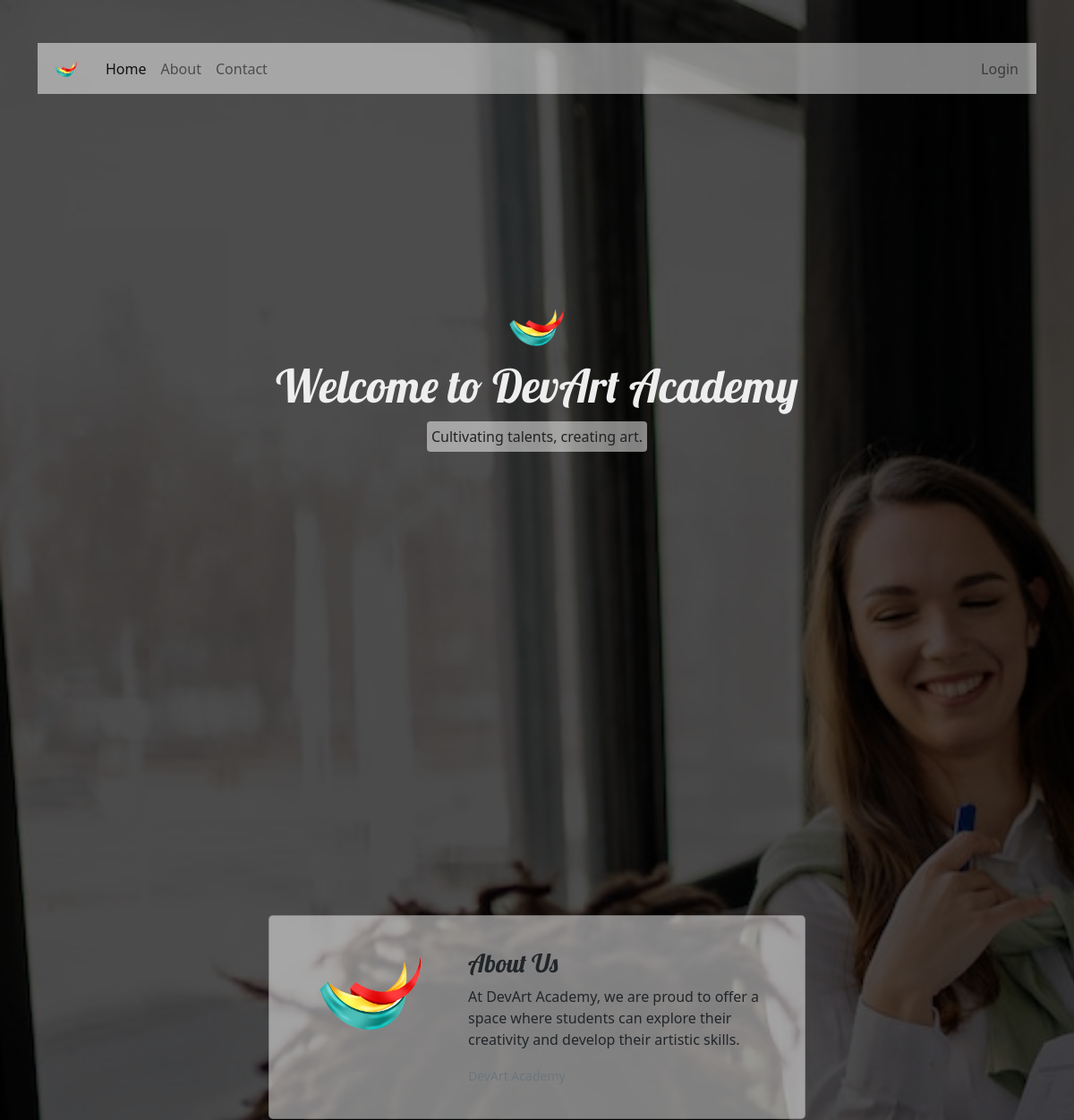
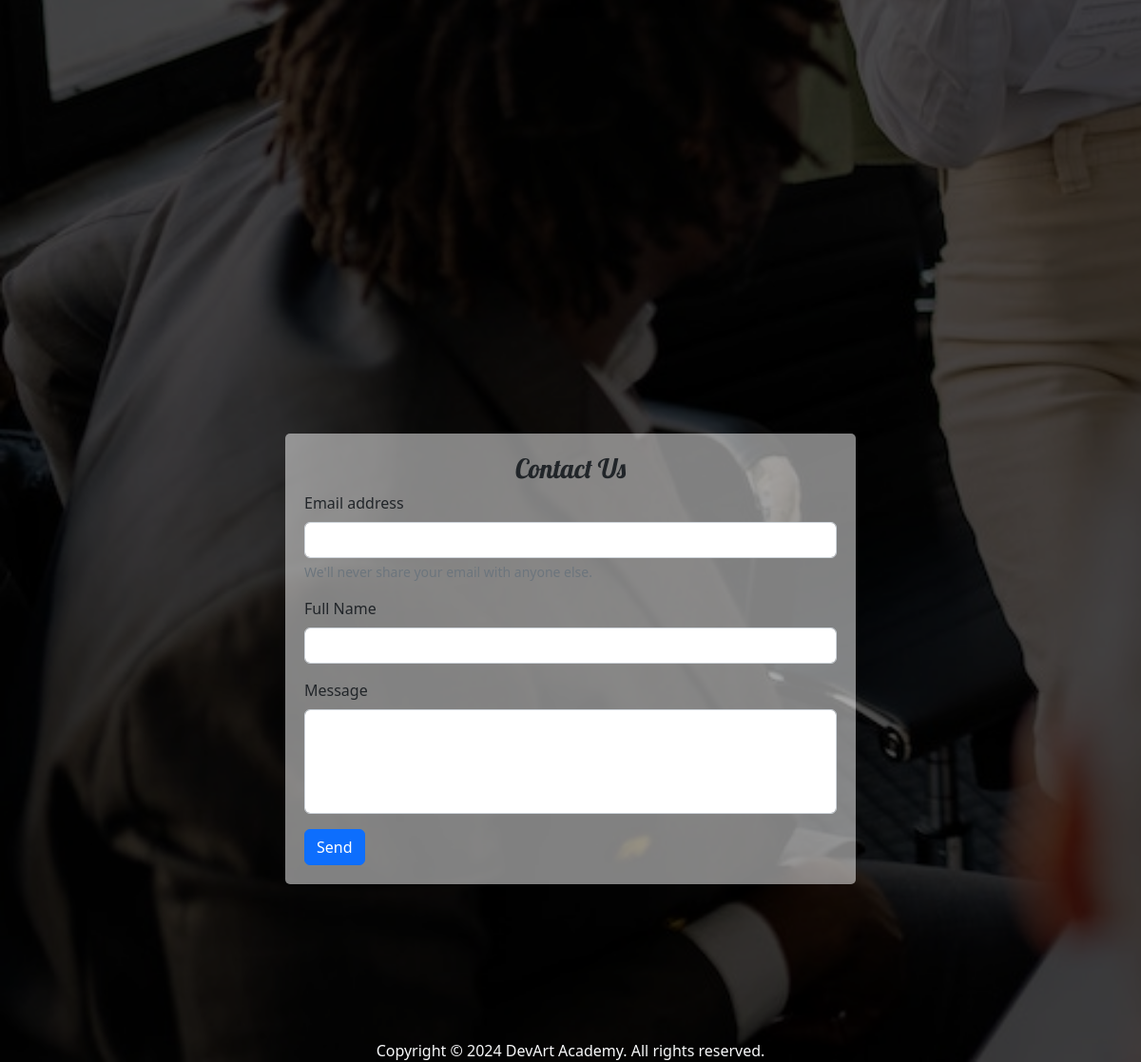
The page / on the database its author committed (2 pictures, top to bottom).
### tables this page shows
CREATE TABLE `setting` (
  `id` int(11) NOT NULL,
  `current_year` int(11) NOT NULL,
  `current_semester` varchar(11) NOT NULL,
  `school_name` varchar(100) NOT NULL,
  `slogan` varchar(300) NOT NULL,
  `about` text NOT NULL
);

### data/setting.php (called while the page is built)
<?php
function getSetting($conn)
{
    $sql = "SELECT * FROM setting";
    $stmt = $conn->prepare($sql);
    $stmt->execute();
    if ($stmt->rowCount() == 1) {
        $settings = $stmt->fetch();
        return $settings;
    } else {
        return 0;
    }
}

### index.php (the view, shortened to what this page needs)
<?php
include "DB_connection.php";
include "data/setting.php";
$setting = getSetting($conn);
if ($setting != 0) {
?>
  <!DOCTYPE html>
  <html lang="en">
  <head>
    <link rel="stylesheet" href="https://cdn.jsdelivr.net/npm/bootstrap@5.2.0/dist/css/bootstrap.min.css">
    <link rel="stylesheet" href="css/style.css">
  </head>
  <body class="body-home">
    <div class="black-fill"><br /> <br />
      <div class="container">
        <nav class="navbar navbar-expand-lg bg-light" id="homeNav">
          <div class="container-fluid">
            <a class="navbar-brand" href="#">
              <img src="logo.png" width="40">
            </a>
            <div class="collapse navbar-collapse" id="navbarSupportedContent">
              <ul class="navbar-nav me-auto mb-2 mb-lg-0">
                <li class="nav-item">
                  <a class="nav-link active" aria-current="page" href="#">Home</a>
                </li>
                <li class="nav-item">
                  <a class="nav-link" href="#about">About</a>
                </li>
                <li class="nav-item">
                  <a class="nav-link" href="#contact">Contact</a>
                </li>
              </ul>
              <ul class="navbar-nav me-right mb-2 mb-lg-0">
                <li class="nav-item">
                  <a class="nav-link" href="login.php">Login</a>
                </li>
              </ul>
            </div>
          </div>
        </nav>
        <section class="welcome-text d-flex justify-content-center align-items-center flex-column">
          <img src="logo.png">
          <h4>Welcome to <?= $setting['school_name'] ?></h4>
          <p><?= $setting['slogan'] ?></p>
        </section>
        <section id="about" class="d-flex justify-content-center align-items-center flex-column">
          <div class="card mb-3 card-1">
            <div class="row g-0">
              <div class="col-md-4">
                <img src="logo.png" class="img-fluid rounded-start">
              </div>
              <div class="col-md-8">
                <div class="card-body">
                  <h5 class="card-title">About Us</h5>
                  <p class="card-text"><?= $setting['about'] ?></p>
                  <p class="card-text"><small class="text-muted">DevArt Academy</small></p>
                </div>
              </div>
            </div>
          </div>
        </section>
        <section id="contact" class="d-flex justify-content-center align-items-center flex-column">
          <form method="post" action="req/contact.php">
            <h3>Contact Us</h3>
            <div class="mb-3">
              <label for="exampleInputEmail1" class="form-label">Email address</label>
              <input type="email" class="form-control" id="exampleInputEmail1" name="email" aria-describedby="emailHelp">
              <div id="emailHelp" class="form-text">We'll never share your email with anyone else.</div>
            </div>
            <div class="mb-3">
              <label class="form-label">Full Name</label>
              <input type="text" name="full_name" class="form-control">
            </div>
            <div class="mb-3">
              <label class="form-label">Message</label>
              <textarea class="form-control" name="message" rows="4"></textarea>
            </div>
            <button type="submit" class="btn btn-primary">Send</button>
          </form>
        </section>
        <div class="text-center text-light">
          Copyright &copy; <?= $setting['current_year'] ?> <?= $setting['school_name'] ?>. All rights reserved.
        </div>
      </div>
    </div>
  </body>
  </html>
<?php } else {
  header("Location: login.php");
  exit;
}  ?>

### css/style.css (style rules this page uses)
.body-home, .body-login { background: url(../img/bg.jpg); background-size: cover; background-attachment: fixed; }
.black-fill { background: rgba(0, 0, 0, 0.7); min-height: 100vh; }
#homeNav { background: rgba(255, 255, 255, 0.5) !important; }
.welcome-text { min-height: 80vh; }
.welcome-text img { width: 100px; }
.welcome-text h4 { color: #eee; font-size: 51px; font-family: "Lobster", cursive; }
.welcome-text p { color: #222; background: rgba(255, 255, 255, 0.5); padding: 5px; border-radius: 4px; }
#about { min-height: 100vh; }
#about .card-1 { max-width: 600px; width: 90%; background: rgba(255, 255, 255, 0.5); padding: 20px; border-radius: 5px; }
#about .card-1 h5 { font-family: "Lobster", cursive; font-size: 28px; }
#contact { min-height: 100vh; }
#contact form { max-width: 600px; width: 90%; background: rgba(255, 255, 255, 0.5); padding: 20px; border-radius: 5px; }
#contact form h3 { text-align: center; font-family: "Lobster", cursive; }
textarea { resize: none; }

### rows shown on the page
setting: school_name "DevArt Academy", slogan "Cultivating talents, creating art.", about "At DevArt Academy, we are proud to offer a space where students can explore their creativity and develop their artistic skills.", current_year "2024"
